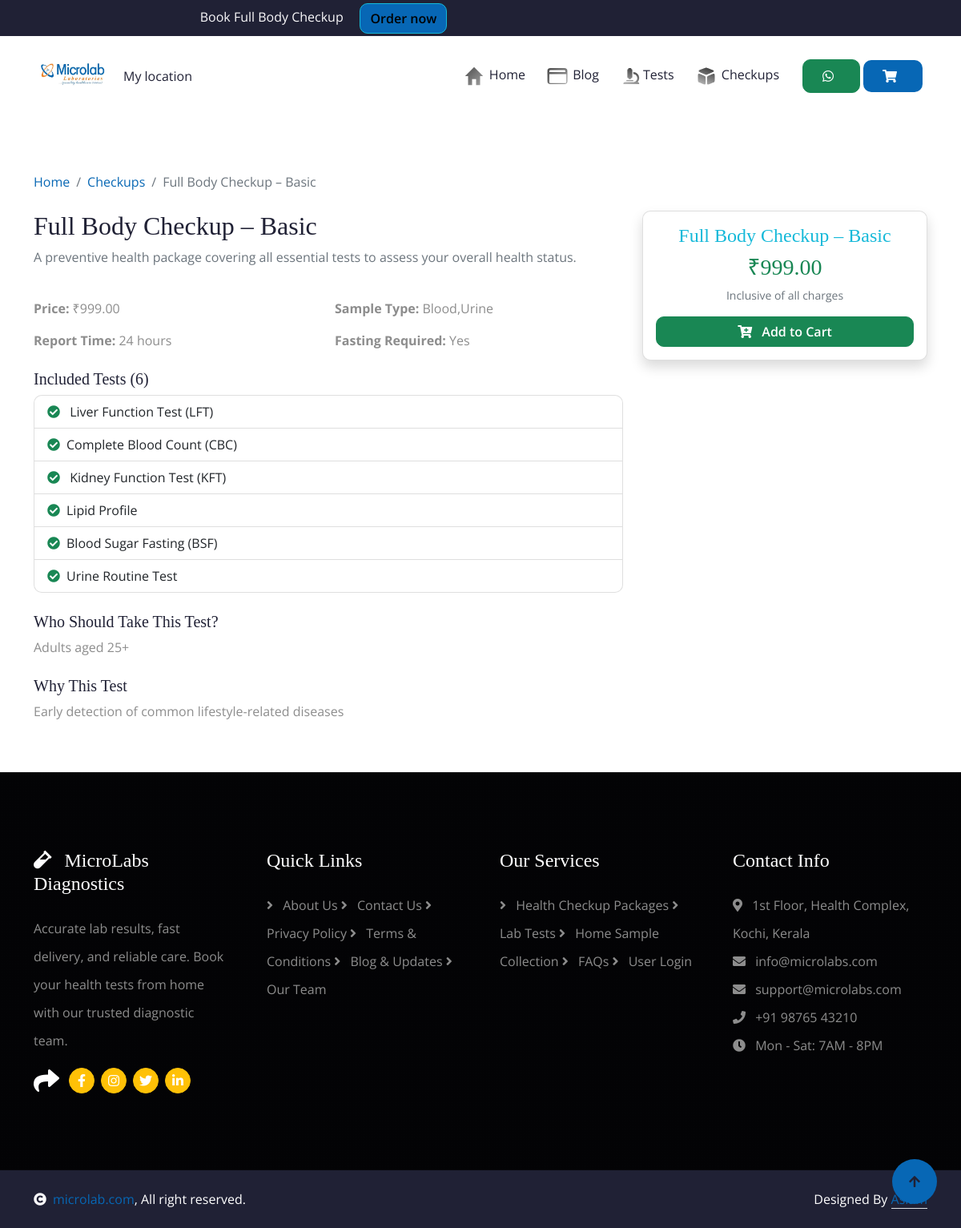
Screenshot of /checkup/full-body-checkup-basic/ with the database file from the repository.
### Diagnosis_App/models.py (models this page shows)
class Checkup(models.Model):
    title = models.CharField(max_length=150)
    slug = models.SlugField(unique=True)
    description = models.TextField()
    tests = models.ManyToManyField(DiagnosticTest, blank=True)
    branch = models.ForeignKey(Branch, on_delete=models.SET_NULL, null=True, blank=True)
    views = models.IntegerField(default=0)
    report_time = models.CharField(max_length=100)
    price = models.DecimalField(max_digits=8, decimal_places=2)
    fasting_required = models.BooleanField(default=False)
    sample_type = models.CharField(max_length=100)
    target_audience = models.CharField(max_length=200, blank=True, null=True)
    purpose = models.TextField(blank=True, null=True)
    active = models.BooleanField(default=True)

class DiagnosticTest(models.Model):
    name = models.CharField(max_length=100)
    description = models.TextField()  # can be "About the Test"
    instructions = models.TextField(blank=True, null=True)  # Test Preparation
    price = models.DecimalField(max_digits=8, decimal_places=2)
    sample_type = models.CharField(max_length=100)
    report_time = models.CharField(max_length=100)
    reports_within = models.CharField(max_length=100, blank=True, null=True)
    measures = models.TextField(blank=True, null=True)  # What is being measured
    components = models.TextField(blank=True, null=True)  # List of parameters
    purpose = models.TextField(blank=True, null=True)  # Why This Test
    category = models.CharField(max_length=100, blank=True, null=True)
    interpretations = models.TextField(blank=True, null=True)
    branch=models.ForeignKey(Branch,on_delete=models.CASCADE,null=True)
    views = models.IntegerField(default=0)

### Diagnosis_App/views.py (the view)
# urls.py: path("checkup/<slug:slug>/", views.checkup_detail, name="checkup_detail"),
def checkup_detail(request, slug):
    checkup = get_object_or_404(Checkup, slug=slug)
    checkup.views += 1
    checkup.save()
    return render(request, 'checkup_detail.html', {'checkup': checkup})

### templates/checkup_detail.html (shortened to what this page needs)
{% include 'index_nav.html' %}
<div class="container my-5">
  <nav aria-label="breadcrumb" class="mb-4">
    <ol class="breadcrumb">
      <li class="breadcrumb-item"><a href="/">Home</a></li>
      <li class="breadcrumb-item"><a href="/checkups/">Checkups</a></li>
      <li class="breadcrumb-item active" aria-current="page">{{ checkup.title }}</li>
    </ol>
  </nav>
  <div class="row">
    <div class="col-md-8">
      <h2 class="mb-2">{{ checkup.title }}</h2>
      <p class="text-muted">{{ checkup.description }}</p>
      <div class="row g-3 mt-4 mb-4">
        <div class="col-md-6"><strong>Price:</strong> ₹{{ checkup.price }}</div>
        <div class="col-md-6"><strong>Sample Type:</strong> {{ checkup.sample_type }}</div>
        <div class="col-md-6"><strong>Report Time:</strong> {{ checkup.report_time }}</div>
        <div class="col-md-6"><strong>Fasting Required:</strong> {% if checkup.fasting_required %}Yes{% else %}No{% endif %}</div>
      </div>
      <h5 class="mt-4">Included Tests ({{ checkup.tests.count }})</h5>
      <ul class="list-group mb-4">
        {% for test in checkup.tests.all %}
          <li class="list-group-item"><i class="fas fa-check-circle text-success me-2"></i>{{ test.name }}</li>
        {% empty %}
          <li class="list-group-item text-muted">No tests assigned.</li>
        {% endfor %}
      </ul>
      {% if checkup.target_audience %}
        <h5 class="mt-4">Who Should Take This Test?</h5>
        <p>{{ checkup.target_audience }}</p>
      {% endif %}
      {% if checkup.purpose %}
        <h5 class="mt-4">Why This Test</h5>
        <p>{{ checkup.purpose }}</p>
      {% endif %}
    </div>
    <div class="col-md-4">
      <div class="card shadow sticky-top" style="top: 80px;">
        <div class="card-body text-center">
          <h4 class="mb-2 text-primary">{{ checkup.title }}</h4>
          <h3 class="text-success">₹{{ checkup.price }}</h3>
          <p class="small text-muted mb-3">Inclusive of all charges</p>
          <form method="POST" action="{% url 'add_checkup_to_cart' %}">
            <button type="submit" class="btn btn-success w-100">
              <i class="fas fa-cart-plus me-2"></i> Add to Cart
            </button>
          </form>
        </div>
      </div>
    </div>
  </div>
</div>
{% include 'footer.html' %}

### static/css/style.css (style rules this page uses)
.btn { font-weight: 600; transition: .5s; }
html, body { max-width: 100%; overflow-x: hidden; }

### rows the page displays
Checkup: title "Full Body Checkup – Basic", description "A preventive health package covering all essential tests to assess your overall health status.", price "999.00", sample_type "Blood,Urine", report_time "24 hours", tests.count "6", target_audience "Adults aged 25+", purpose "Early detection of common lifestyle-related diseases"
DiagnosticTest: name "Liver Function Test (LFT)"
DiagnosticTest: name "Complete Blood Count (CBC)"
DiagnosticTest: name "Kidney Function Test (KFT)"
DiagnosticTest: name "Lipid Profile"
DiagnosticTest: name "Blood Sugar Fasting (BSF)"
DiagnosticTest: name "Urine Routine Test"
